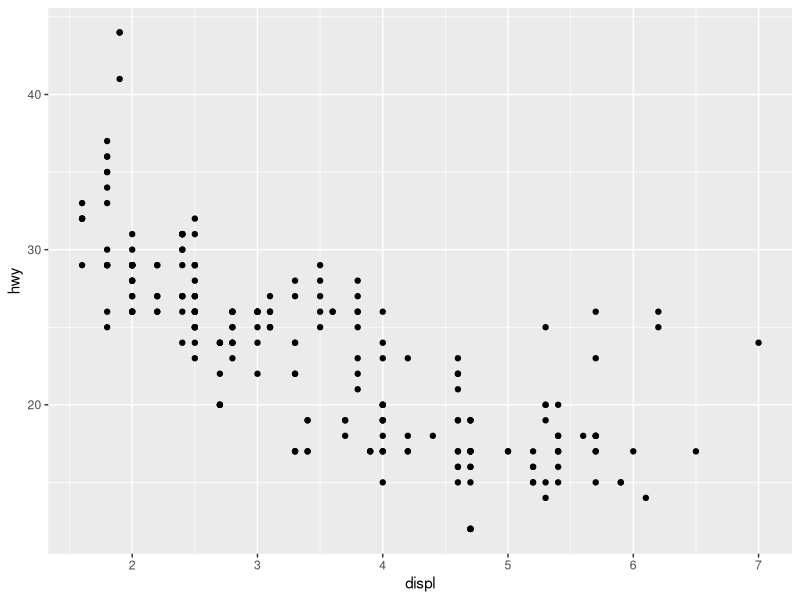
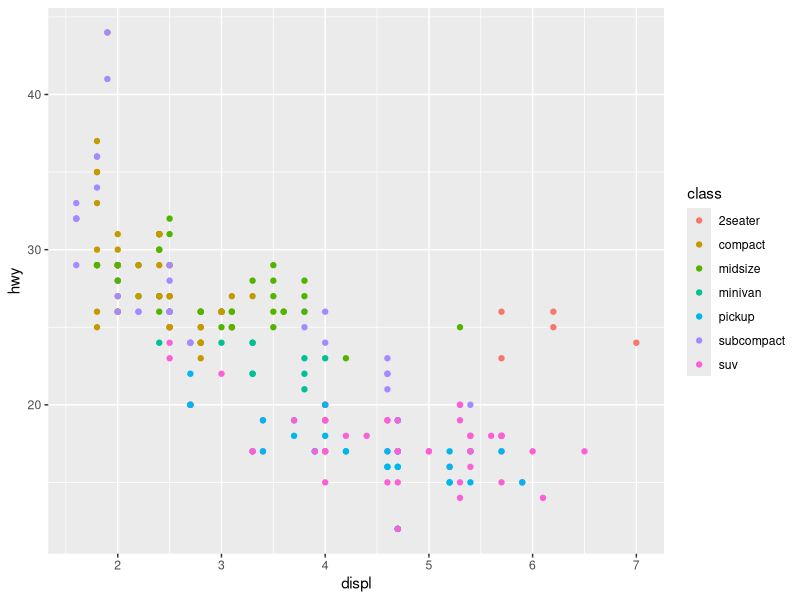
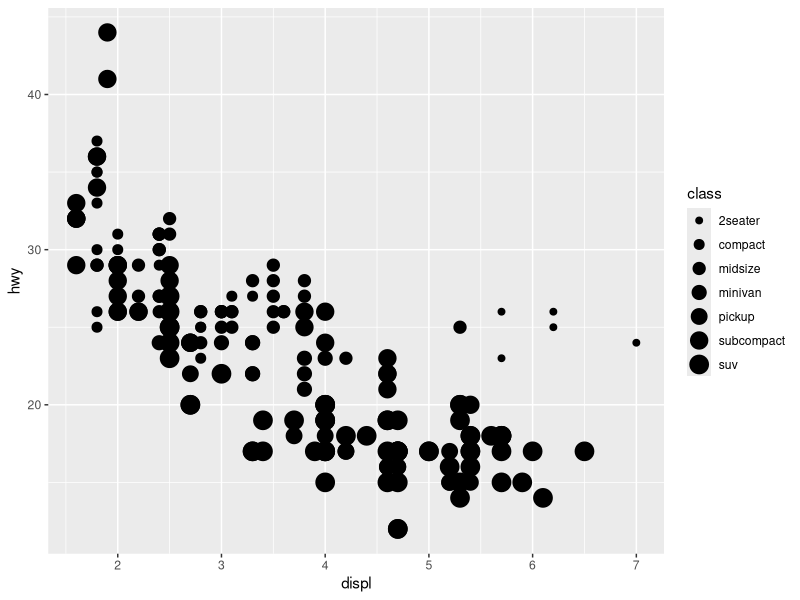
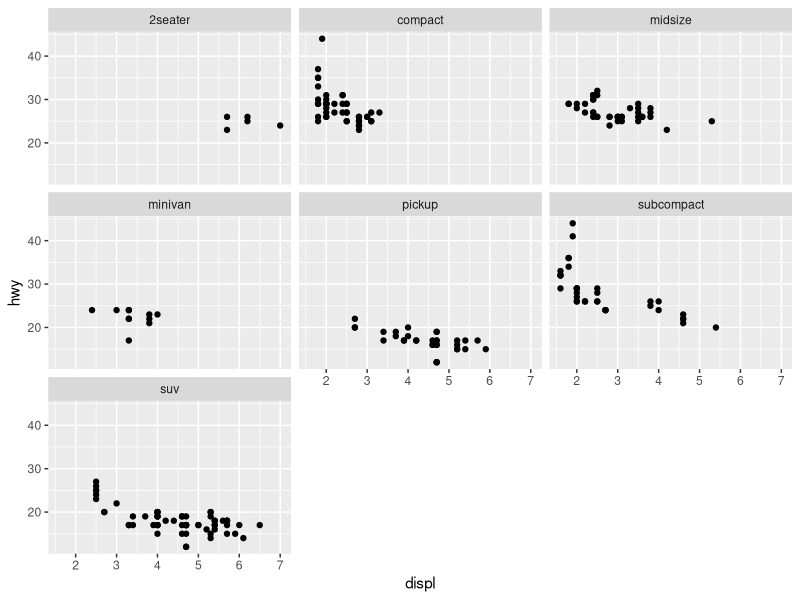
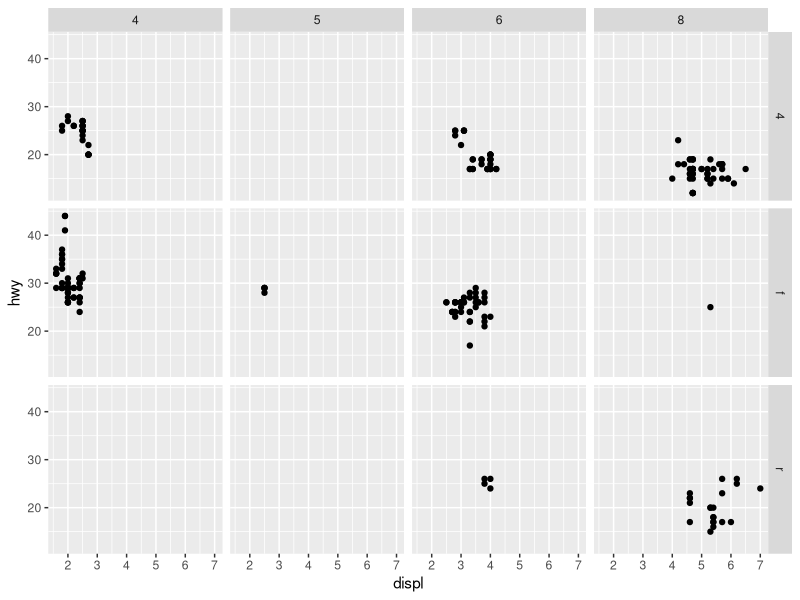
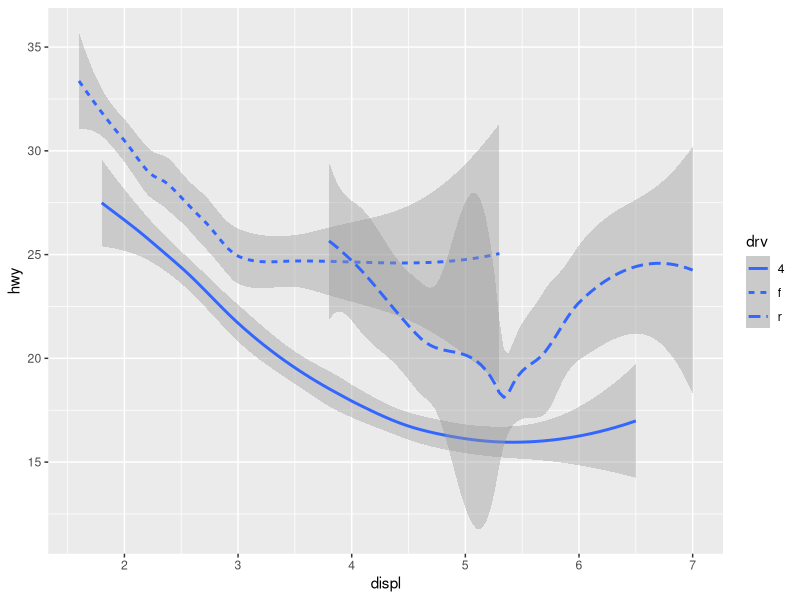
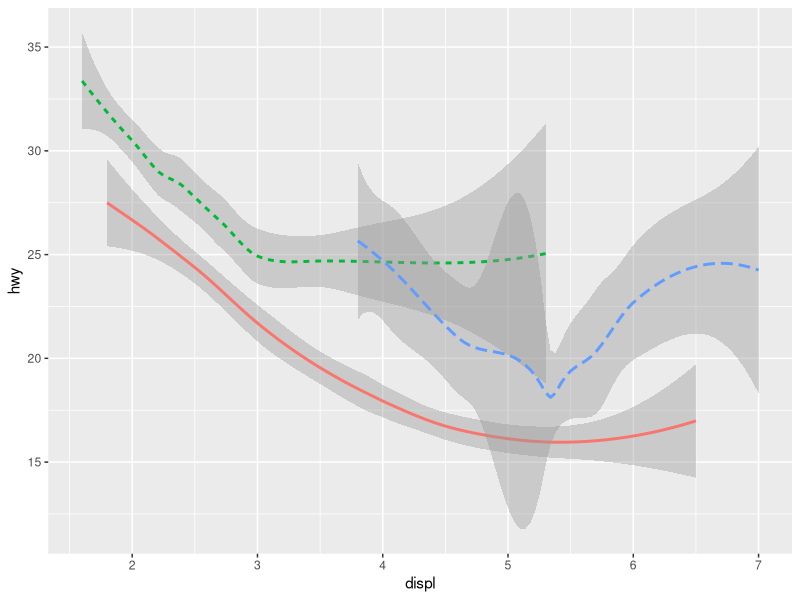
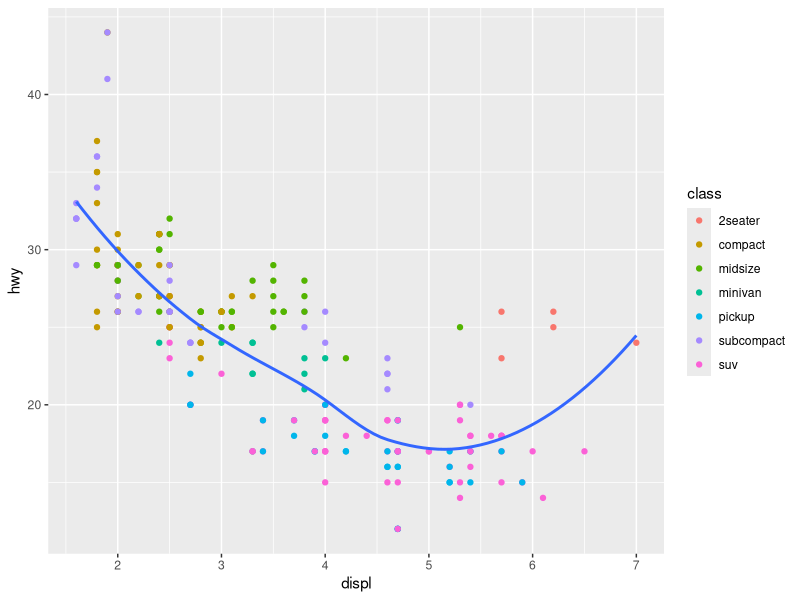

Generate these figures, in order, with R:
data(mpg)
library(ggplot2)

##############################################
#ggplot2
##############################################
#scatterplot
ggplot(data = mpg) + 
  geom_point(mapping = aes(x = displ, y = hwy))
#add class color
ggplot(data = mpg) + 
  geom_point(mapping = aes(x = displ, y = hwy, color = class))
#add class size: can also be shape, size ...
ggplot(data = mpg) + 
  geom_point(mapping = aes(x = displ, y = hwy, size = class)) 

#facets
ggplot(data = mpg) + 
  geom_point(mapping = aes(x = displ, y = hwy)) + 
  facet_wrap(~ class, nrow = 3)
ggplot(data = mpg) + 
  geom_point(mapping = aes(x = displ, y = hwy)) + 
  facet_grid(drv ~ cyl)

#smooth line
ggplot(data = mpg) + 
  geom_smooth(mapping = aes(x = displ, y = hwy, linetype = drv))
#add color
ggplot(data = mpg) +
  geom_smooth(
    mapping = aes(x = displ, y = hwy, linetype=drv, color = drv),
    show.legend = FALSE
  )
#add points plus smooth,do not shown se
ggplot(data = mpg, mapping = aes(x = displ, y = hwy)) + 
  geom_point(mapping = aes(color = class)) + 
  geom_smooth(se=FALSE)

###################################################
#bar plot
ggplot(data = diamonds) + 
  geom_bar(mapping = aes(x = cut, fill = cut))
ggplot(data = diamonds) + 
  geom_bar(mapping = aes(x = cut, fill = clarity))
#same height bar
ggplot(data = diamonds) + 
  geom_bar(mapping = aes(x = cut, fill = clarity), position = "fill")
#add position=
ggplot(data = diamonds) + 
  geom_bar(mapping = aes(x = cut, fill = clarity), position = "dodge")

